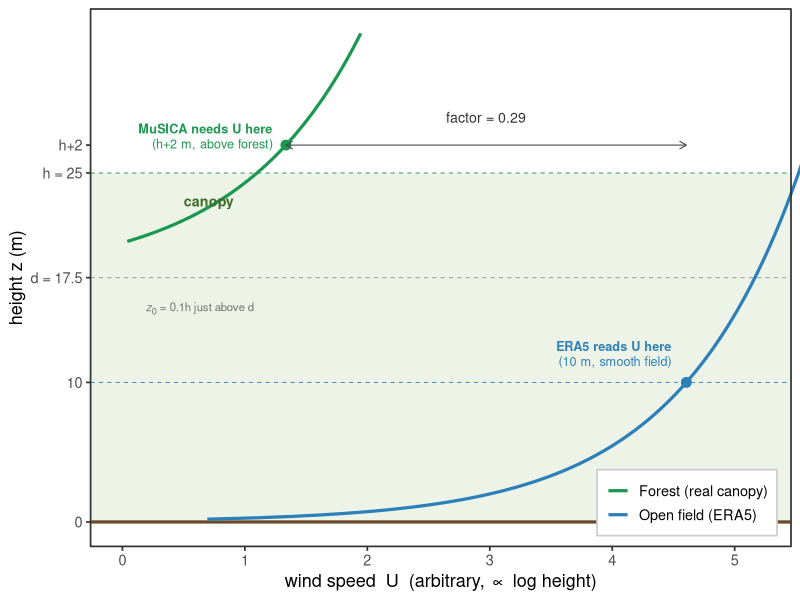

Write R code to recreate this figure.
# Pedagogical schematic: why U(h+2m)/U(10m) < 1 over tall canopy.
# Two neutral log wind profiles sharing the same u*/k: open field (ERA5, small z0)
# vs forest (d=0.7h, z0=0.1h). ERA5 reads its wind at 10 m over the smooth field;
# MuSICA needs it at h+2 m over the rough forest — much lower on the forest profile.
suppressPackageStartupMessages({library(ggplot2);library(ggtext)})
h <- 25; d <- 0.7*h; z0f <- 0.1*h; z0e <- 0.1              # example canopy 25 m
Uf <- function(z) ifelse(z > d + z0f, log((z - d)/z0f), NA) # forest profile
Ue <- function(z) ifelse(z > z0e,      log(z/z0e),       NA) # open-field profile
zz <- seq(0.2, 35, 0.1)
df <- rbind(data.frame(z=zz, U=Uf(zz), prof="Forest (real canopy)"),
            data.frame(z=zz, U=Ue(zz), prof="Open field (ERA5)"))
u_h2 <- Uf(h+2); u_10 <- Ue(10)
PAL <- c("Forest (real canopy)"="#1A9850", "Open field (ERA5)"="#2c7fb8")
p <- ggplot(df, aes(U, z, colour=prof)) +
  annotate("rect", xmin=-Inf, xmax=Inf, ymin=0, ymax=h, fill="#8fbf6f", alpha=0.16) +   # canopy volume
  annotate("segment", x=-Inf, xend=Inf, y=0, yend=0, colour="#6b4a2a", linewidth=1.1) +   # ground
  geom_hline(yintercept=d,   linetype="dashed", colour="grey55", linewidth=0.3) +
  geom_hline(yintercept=h,   linetype="dashed", colour="#1A9850", linewidth=0.3) +
  geom_hline(yintercept=10,  linetype="dashed", colour="#2c7fb8", linewidth=0.3) +
  geom_line(linewidth=1.1, na.rm=TRUE) +
  # the two sampling points + their wind values
  annotate("point", x=u_h2, y=h+2, colour="#1A9850", size=3) +
  annotate("point", x=u_10, y=10,  colour="#2c7fb8", size=3) +
  annotate("segment", x=u_h2, xend=u_10, y=h+2, yend=h+2, linewidth=0.4, colour="grey30",
           arrow=arrow(length=unit(2,"mm"), ends="both")) +
  scale_colour_manual(values=PAL, name=NULL) +
  scale_y_continuous(breaks=c(0,10,d,h,h+2), labels=c("0","10","d = 17.5","h = 25","h+2")) +
  labs(x="wind speed  U  (arbitrary, ∝ log height)", y="height z (m)") +
  coord_cartesian(xlim=c(0, 5.2), ylim=c(0,35), clip="off") +
  theme_bw(13) + theme(panel.grid=element_blank(), legend.position=c(0.98,0.02),
        legend.justification=c(1,0), legend.background=element_rect(fill="white",colour="grey80")) +
  annotate("richtext", x=u_10, y=10.6, label="**ERA5 reads U here**<br>(10 m, smooth field)", hjust=1.08, vjust=0,
           size=3.2, fill=NA, label.color=NA, colour="#2c7fb8") +
  annotate("richtext", x=u_h2, y=h+2, label="**MuSICA needs U here**<br>(h+2 m, above forest)", hjust=1.06, vjust=0.3,
           size=3.2, fill=NA, label.color=NA, colour="#1A9850") +
  annotate("text", x=(u_h2+u_10)/2, y=h+4, label=sprintf("factor = %.2f", u_h2/u_10), size=3.6, colour="grey20") +
  annotate("richtext", x=0.15, y=d-1.4, label="*z*<sub>0</sub> = 0.1h just above d", hjust=0, vjust=1,
           size=2.9, fill=NA, label.color=NA, colour="grey45") +
  annotate("text", x=0.5, y=h-2, label="canopy", colour="#3f6b2a", size=3.6, fontface=2, hjust=0)
ggsave("/tmp/claude-1001/wind_profile_schematic.png", p, width=8, height=6, dpi=200, bg="white")
cat(sprintf("h=%d: U(h+2)=%.2f  U(10)=%.2f  ratio=%.2f\nDONE\n", h, u_h2, u_10, u_h2/u_10))
